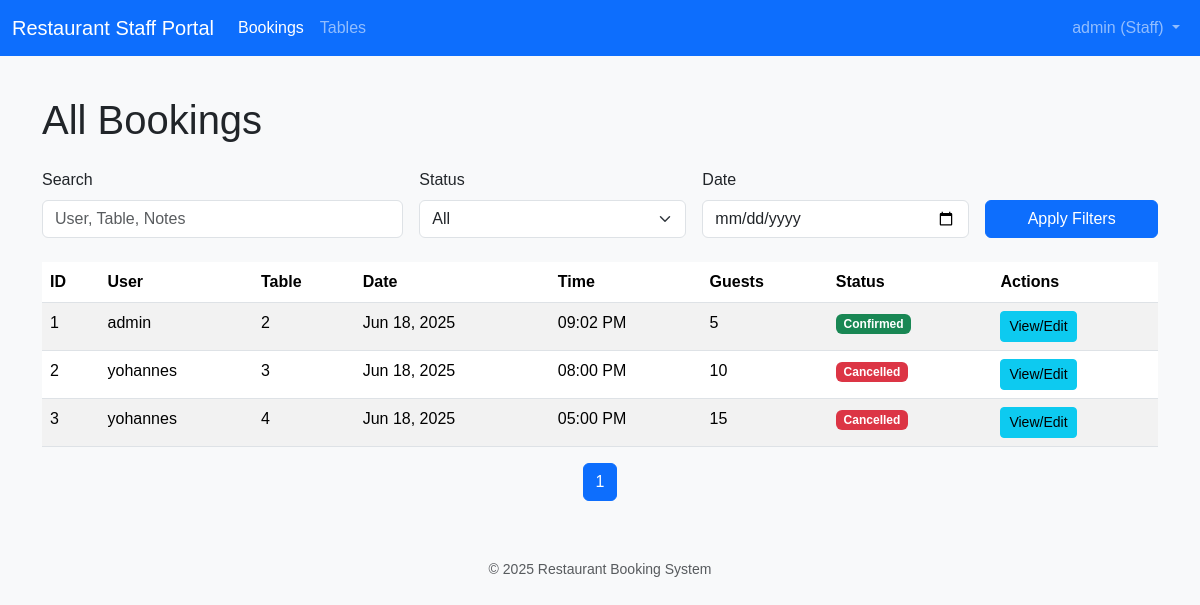
The app's page /staff/bookings/ (signed in), older data.
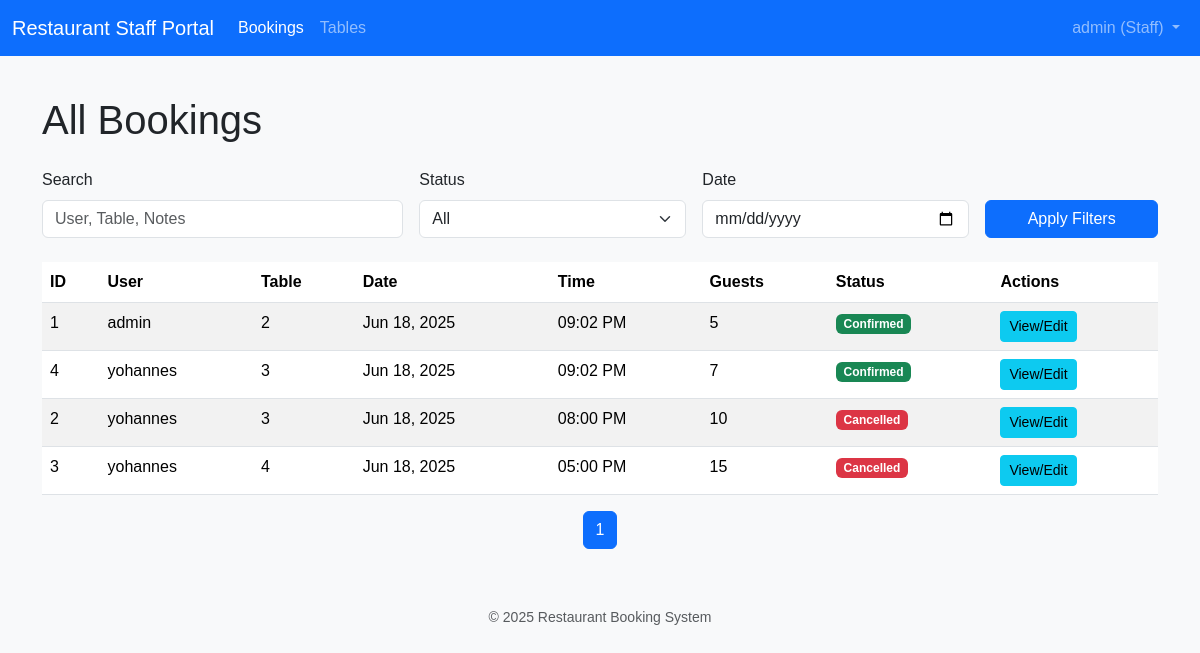
The same page, newer data.
### bookings/models.py (models this page shows, shortened)
class Booking(models.Model):
    BOOKING_STATUS_CHOICES = [
        ('pending', 'Pending'),
        ('confirmed', 'Confirmed'),
        ('cancelled', 'Cancelled'),
        ('completed', 'Completed'),  # For past bookings that were honored
    ]
    user = models.ForeignKey(
        User, on_delete=models.CASCADE, related_name='bookings')
    table = models.ForeignKey(
        Table, on_delete=PROTECT, related_name='bookings')
    booking_date = models.DateField()
    booking_time = models.TimeField()
    number_of_guests = models.IntegerField()
    notes = models.TextField(blank=True, null=True)
    status = models.CharField(
        max_length=20, choices=BOOKING_STATUS_CHOICES, default='confirmed')
    created_at = models.DateTimeField(auto_now_add=True)
    updated_at = models.DateTimeField(auto_now=True)
    class Meta:
        unique_together = ('table', 'booking_date', 'booking_time')
        ordering = ['booking_date', 'booking_time']

class Table(models.Model):
    number = models.IntegerField(unique=True)
    capacity = models.IntegerField(
        help_text="Maximum number of guests this table can accommodate.")

### bookings/views.py (the view)
    def wrapper_func(request, *args, **kwargs):
        if not request.user.is_authenticated or not request.user.is_staff:
            messages.error(
                request, "You are not authorized to view this page.")
            return redirect('home')
        return view_func(request, *args, **kwargs)

### bookings/views.py (called while the page is built)
def staff_member_required(view_func):
    def wrapper_func(request, *args, **kwargs):
        if not request.user.is_authenticated or not request.user.is_staff:
            messages.error(
                request, "You are not authorized to view this page.")
            return redirect('home')
        return view_func(request, *args, **kwargs)
    return wrapper_func

### bookings/templates/bookings/staff_booking_list.html (shortened to what this page needs)
{% extends 'bookings/staff_base.html' %}
{% block content %}
    <h1 class="mb-4">All Bookings</h1>
    <form method="get" class="row g-3 align-items-end mb-4">
        <div class="col-md-4">
            <label for="query" class="form-label">Search</label>
            <input type="text" class="form-control" id="query" name="q" placeholder="User, Table, Notes" value="{{ query|default_if_none:'' }}">
        </div>
        <div class="col-md-3">
            <label for="status_filter" class="form-label">Status</label>
            <select class="form-select" id="status_filter" name="status">
                <option value="">All</option>
            </select>
        </div>
        <div class="col-md-3">
            <label for="date_filter" class="form-label">Date</label>
            <input type="date" class="form-control" id="date_filter" name="date" value="{{ date_filter|default_if_none:'' }}">
        </div>
        <div class="col-md-2">
            <button type="submit" class="btn btn-primary w-100">Apply Filters</button>
        </div>
    </form>
    {% if bookings %}
        <div class="table-responsive">
            <table class="table table-striped table-hover">
                <thead>
                    <tr>
                        <th>ID</th>
                        <th>User</th>
                        <th>Table</th>
                        <th>Date</th>
                        <th>Time</th>
                        <th>Guests</th>
                        <th>Status</th>
                        <th>Actions</th>
                    </tr>
                </thead>
                <tbody>
                    {% for booking in bookings %}
                        <tr>
                            <td>{{ booking.id }}</td>
                            <td>{{ booking.user.username }}</td>
                            <td>{{ booking.table.number }}</td>
                            <td>{{ booking.booking_date|date:"M d, Y" }}</td>
                            <td>{{ booking.booking_time|time:"h:i A" }}</td>
                            <td>{{ booking.number_of_guests }}</td>
                            <td><span class="badge {% if booking.status == 'pending' %}bg-warning{% elif booking.status == 'confirmed' %}bg-success{% elif booking.status == 'cancelled' %}bg-danger{% else %}bg-secondary{% endif %}">{{ booking.get_status_display }}</span></td>
                            <td>
                                <a href="{% url 'staff_booking_detail' booking.id %}" class="btn btn-info btn-sm">View/Edit</a>
                            </td>
                        </tr>
                    {% endfor %}
                </tbody>
            </table>
        </div>
        <nav aria-label="Page navigation example">
            <ul class="pagination justify-content-center">
                {% for i in bookings.paginator.page_range %}
                    <li class="page-item {% if bookings.number == i %}active{% endif %}"><a class="page-link" href="?page={{ i }}">{{ i }}</a></li>
                {% endfor %}
            </ul>
        </nav>
    {% else %}
        <div class="alert alert-warning" role="alert">
            No bookings found matching your criteria.
        </div>
    {% endif %}
{% endblock %}

Row changes from the older to the newer data that the page shows:
added Booking: id "4", user.username "yohannes", table.number "3", booking_date "Jun 18, 2025", booking_time "09:02 PM", number_of_guests "7", status "Confirmed"
